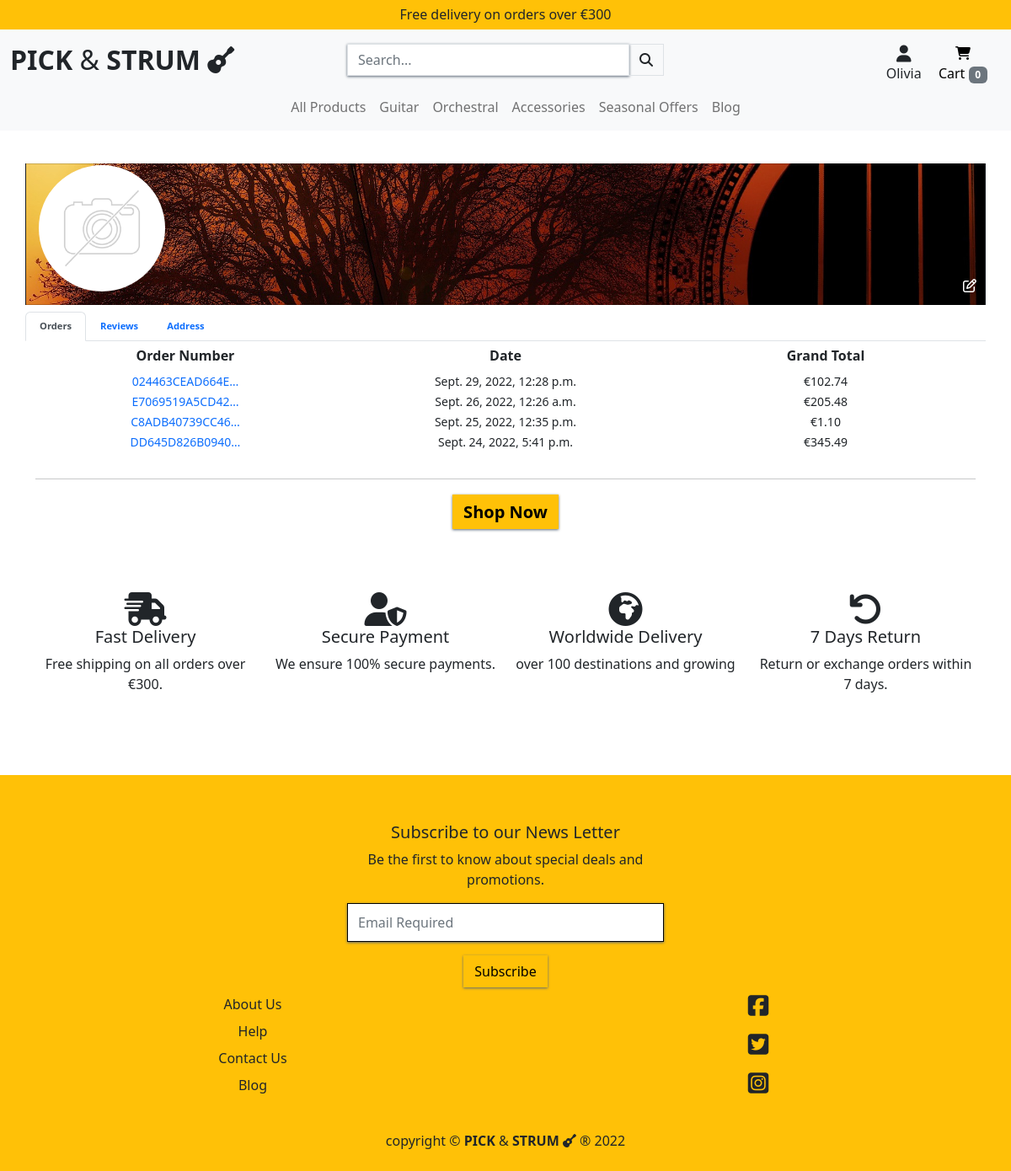
Before: /profile/ (signed in) with the older database file.
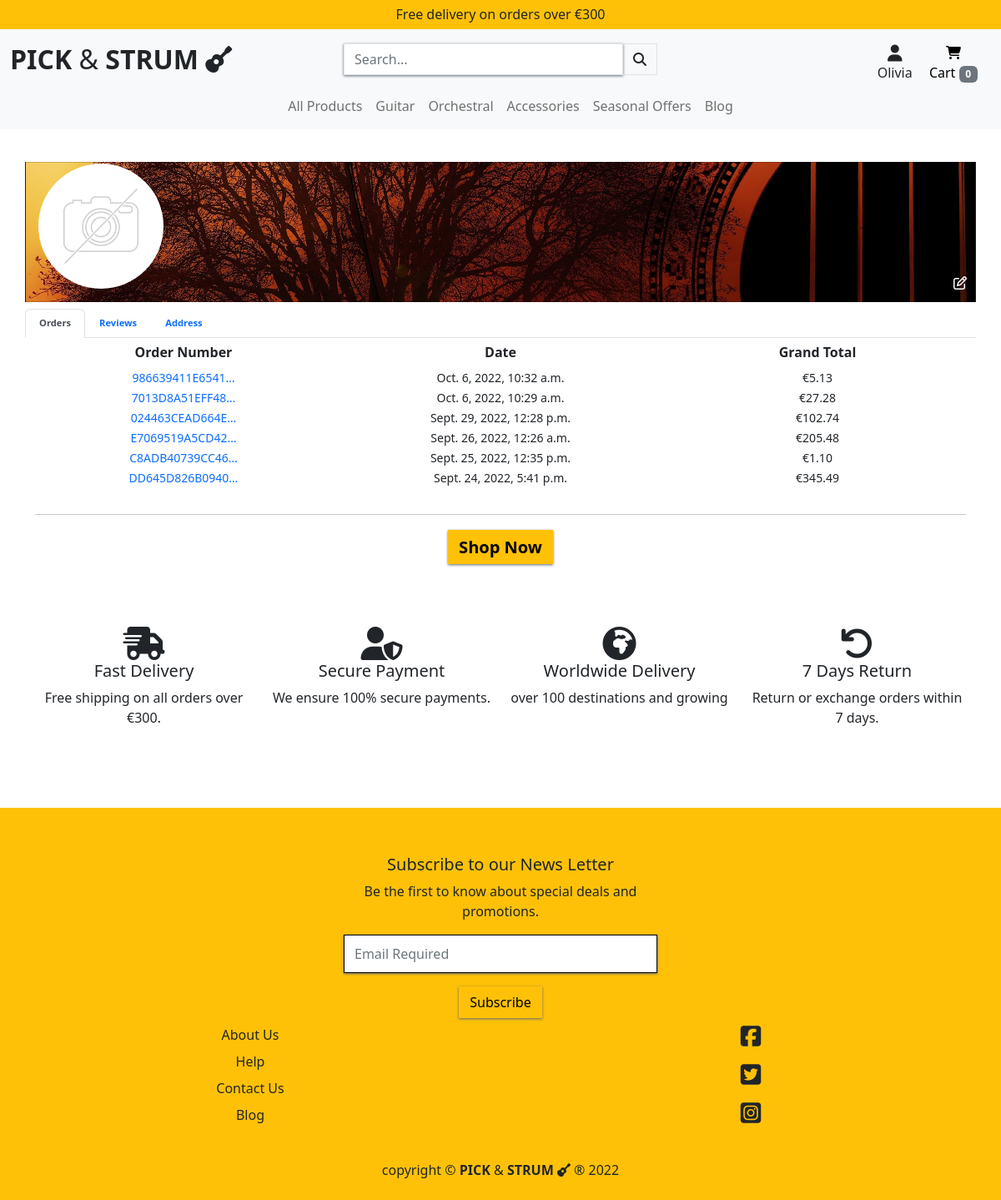
After: the same page with the newer database file.
### checkout/models.py (models this page shows, shortened)
class Order(models.Model):
    user_profile = models.ForeignKey(
        UserProfile, on_delete=models.SET_NULL,
        null=True, blank=True, related_name='orders'
        )
    full_name = models.CharField(max_length=50, null=False, blank=False)
    order_number = models.CharField(max_length=32, null=False, editable=False)
    email = models.EmailField(max_length=254, null=False, blank=False)
    phone_number = models.CharField(max_length=20, null=False, blank=False)
    date = models.DateTimeField(auto_now_add=True)
    street_address1 = models.CharField(max_length=80, null=False, blank=False)
    street_address2 = models.CharField(max_length=80, null=True, blank=True)
    town_or_city = models.CharField(max_length=40, null=False, blank=False)
    postcode = models.CharField(max_length=20, null=True, blank=True)
    county = models.CharField(max_length=80, null=True, blank=True)
    country = CountryField(blank_label='Country *', null=False, blank=False)
    delivery_cost = models.DecimalField(
        max_digits=6, decimal_places=2, null=False, default=0)
    order_total = models.DecimalField(
        max_digits=10, decimal_places=2, null=False, default=0)
    grand_total = models.DecimalField(
        max_digits=10, decimal_places=2, null=False, default=0)
    original_cart = models.TextField(null=False, blank=False, default='')
    stripe_pid = models.CharField(
        max_length=254, null=False, blank=False, default='')

### profiles/views.py (the view)
# urls.py: path('profile/', include('profiles.urls')),
@login_required
def profile(request):
    profile = get_object_or_404(UserProfile, user=request.user)
    reviews = Review.objects.filter(name=request.user)
    image_form = ProfileImageForm(
        request.POST or None,
        request.FILES or None,
        instance=profile
    )
    if image_form.is_valid():
        image_form.save()
        return redirect('profile')
    orders = profile.orders.all().order_by("-date")
    context = {
        'profile': profile,
        'orders': orders,
        'image_form': image_form,
        'reviews': reviews,
        'profile_page': True
    }
    return render(request, 'profiles/profile.html', context)

### profiles/templates/profiles/profile.html (shortened to what this page needs)
{% extends "base.html" %}
{% load static %}
{% block extra_css %}
<link rel="stylesheet" href="{% static 'profiles/css/profile.css' %}">
{% endblock %}
{% block page_header %}
<div class="container header-backspace">
</div>
{% endblock %}
{% block content %}
<div class="container mt-4">
    <div class="row">
            {% if profile.cover_photo == 'Cool' %}
                <div class="card text-bg-dark mb-2 profile-header rounded-0 cool">
            {% elif profile.cover_photo == 'Goth' %}
                <div class="card text-bg-dark mb-2 profile-header rounded-0 goth">
            {% elif profile.cover_photo == 'Serenity' %}
                <div class="card text-bg-dark mb-2 profile-header rounded-0 serenity">
            {% else %}
                <div class="card text-bg-dark mb-2 profile-header rounded-0 rock">
            {% endif %}
                {% if profile.image %}
                <img class="profile-image" src="{{ profile.image.url }}" alt="profile image">
                {% else %}
                <img class="profile-image float-start" src="{{ MEDIA_URL }}noimage.png" alt="profile image not available">
                {% endif %}
            <a class="edit-icon" data-bs-toggle="collapse" href="#pic-edit" role="button" aria-expanded="false"
              aria-controls="edit profile pictures collapse button">
              <i class="far fa-edit text-white"></i>
            </a>
          </div>
      </div>
      <div class="row">
          <ul class="nav nav-tabs mb-2" id="myTab" role="tablist">
            <li class="nav-item" role="presentation">
              <button class="nav-link active text-resp" id="home-tab" data-bs-toggle="tab" data-bs-target="#home"
                type="button" role="tab" aria-controls="home" aria-selected="true">Orders</button>
            </li>
            <li class="nav-item" role="presentation">
              <button class="nav-link text-resp" id="profile-tab" data-bs-toggle="tab" data-bs-target="#profile"
                type="button" role="tab" aria-controls="profile" aria-selected="false">Reviews</button>
            </li>
            <li class="nav-item text-resp" role="presentation">
              <button class="nav-link" id="settings-tab" data-bs-toggle="tab" data-bs-target="#settings" type="button"
                role="tab" aria-controls="settings" aria-selected="false">Address</button>
            </li>
          </ul>
          <div class="tab-content">
            <div class="tab-pane active" id="home" role="tabpanel" aria-labelledby="home-tab" tabindex="0">
              {% if orders %}
              <div class="row d-none d-md-flex text-center">
                <div class="col-md-4"><h6><strong>Order Number</strong></h6></div>
                <div class="col-md-4"><h6><strong>Date</strong></h6></div>
                <div class="col-md-4"><h6><strong>Grand Total</strong></h6></div>
              </div>
              {% for order in orders %}
              <div class="row d-none d-md-flex text-center">
                <div class="col-md-4"><a class="text-decoration-none" href="{% url 'order_history' order.order_number %}" title="{{order.order_number}}">
                  <small>{{order.order_number|truncatechars:15}}</small></a>
                </div>
                <div class="col-md-4"><small>{{ order.date }}</small></div>
                <div class="col-md-4"><small>€{{ order.grand_total }}</small></div>
              </div>
              {% endfor %}
              {% else %}
              <div class="text-center mt-3">
                <h6>Your Order History is currently empty.</h6>
              </div>
              {% endif %}
            </div>
          </div>
        </div>
      </div>
      {% include 'includes/mood_choices.html' %}
      {% include 'includes/trust-stm.html' %}
      {% endblock %}

### templates/base.html (shortened to what this page needs)
{% load static %}
<!DOCTYPE html>
<html lang="en">
  <head>
    {% block corecss %}
        <link href="https://cdn.jsdelivr.net/npm/bootstrap@5.2.1/dist/css/bootstrap.min.css" rel="stylesheet">
        <link rel="stylesheet" href="{% static 'css/base.css' %}">
    {% endblock %}
    {% block extra_css %}
    {% endblock %}
  </head>
  <body>
    <header class="container-fluid fixed-top">
        {% if not on_blog %}
        <div class="row bg-warning py-2">
            <div class="col text-center">
            <h6 class="m-0">Free delivery on orders over €{{ free_delivery_threshold }}</h6>
            </div>
        </div>
        {% endif %}
        <div class="row bg-light d-none d-lg-flex pt-2">
            <div class="col-12 col-lg-4 text-lg-start my-auto py-1 py-lg-0">
            <a href="{% url 'home' %}" class="navbar-brand fs-2">
                <span class="my-0"><strong>PICK </strong>&<strong> STRUM</strong> </span><i class="fas fa-guitar"></i>
            </a>
            </div>
            <div class="col-12 col-lg-4 my-auto py-1 py-lg-0">
            <form action="{% url 'products' %}" method="GET">
                <div class="input-group w-100">
                <input class="form-control border rounded-0" type="text" name="q" placeholder="Search...">
                <div class="input-group-append">
                    <button class="form-control btn border rounded-0" type="submit">
                    <span class="icon">
                        <i class="fas fa-search"></i>
                    </span>
                    </button>
                </div>
                </div>
            </form>
            </div>
            <div class="col-12 col-lg-4 my-auto py-1 py-lg-0">
            <ul class="list-inline list-unstyled text-center text-lg-end my-0 pt-2">
                <li class="list-inline-item dropdown me-3">
                <a class="nav-link" href="#" role="button" id="user-options" data-bs-toggle="dropdown"
                    aria-expanded="false">
                    <div class="text-center">
                    <div><i class="fas fa-user fa-lg"></i></div>
                    {% if request.user.is_authenticated %}
                        <p class="my-0">{{ user.username }}</p>
                    {% else %}
                        <p class="my-0">My Account</p>
                    {% endif %}
                    </div>
                </a>
                </li>
                <li class="list-inline-item me-3">
                <a class="{% if product_count %}text-info font-weight-bold{% else %}text-black{% endif %} nav-link" href="{% url 'view_cart' %}">
                    <div class="text-center">
                        <div><i class="fas fa-shopping-cart"></i></div>
                            {% if product_count %}
                                <p class="my-0">Cart <span class="badge text-bg-secondary">{{ product_count }}</span></p>
                            {% else %}
                                <p class="my-0">Cart <span class="badge text-bg-secondary">0</span></p>
                            {% endif %}
                    </div>
                </a>
                </li>
            </ul>
            </div>
        </div>
    <div class="row">
        <nav class="navbar navbar-expand-lg navbar-light bg-light w-100 p-2">
            {% include 'includes/main-nav.html' %}
        </nav>
    </div>
    </header>
    {% block page_header %}
    {% endblock %}
    {% block content %}
    {% endblock %}
  <footer class="container-fluid bg-warning text-center py-3">
        <div class="row mt-3 justify-content-center">
          <div class="col-12 col-lg-4"></div>
            <div class="col-12 col-md-6 col-lg-4">
                <div id="mc_embed_signup" class="mail-chimp-box">
                  <form
                    action="https://gmail.us14.list-manage.com/subscribe/post?u=2f7dbdbcc9a2cdb4acadbcbc5&amp;id=a6c7c4e7e1&amp;f_id=003a66e3f0"
                    method="post" id="mc-embedded-subscribe-form" name="mc-embedded-subscribe-form" class="validate pt-4"
                    target="_blank" novalidate>
                    <div id="mc_embed_signup_scroll">
                      <h5>Subscribe to our News Letter</h5>
                      <p>Be the first to know about special deals and promotions.  </p>
                      <div class="mc-field-group">
                        <input type="email" value="" name="EMAIL" class="required email form-control" id="mce-EMAIL" required placeholder="Email Required">
                      </div>
                      <div class="optionalParent">
                        <div class="clear foot">
                          <input type="submit" value="Subscribe" name="subscribe" id="mc-embedded-subscribe" class="btn button mt-3">
                        </div>
                      </div>
                    </div>
                  </form>
                </div>
          </div>
          <div class="col-12 col-lg-4"></div>
        </div>
    <div class="row">
        <div class="col-12 col-lg-6">
            <ul class="list-unstyled">
                <li><a class="nav-link pt-2" href="{% url 'about_us' %}">About Us</a></li>
                <li><a class="nav-link pt-2" href="">Help</a></li>
                <li><a class="nav-link pt-2" href="{% url 'contact_us' %}">Contact Us</a></li>
                <li><a class="nav-link pt-2" href="{% url 'blog_home' %}">Blog</a></li>
            </ul>
        </div>
        <div class="col-12 col-lg-6">
            <ul class="list-unstyled d-flex flex-lg-column justify-content-center">
                <li><a class="nav-link p-2" href=""><i class="fab fa-facebook-square fs-3"></i></a></li>
                <li><a class="nav-link p-2" href=""><i class="fab fa-twitter-square fs-3"></i></a></li>
                <li><a class="nav-link p-2" href=""><i class="fab fa-instagram-square fs-3"></i></a></li>
            </ul>
        </div>
    </div>
    <div class="row mt-2">
        <div class="col-12">
            <p class="my-2">copyright &#169; <span class="my-0"><strong>PICK </strong>&<strong> STRUM</strong> </span><i class="fas fa-guitar"></i> &reg; <span
                id="copy-right1"></span>
            </p>
        </div>
    </div>
  </footer>
  </body>
</html>

### templates/includes/main-nav.html (shortened to what this page needs)
    <div class="collapse navbar-collapse" id="navbarTogglerDemo03">
        <ul class="navbar-nav w-auto mx-auto">
            <li class="dropdown">
                <a id="all-products" class="nav-link" data-bs-toggle="dropdown" aria-expanded="false">
                    All Products
                </a>
            </li>
            <li class="dropdown">
                <a id="guitar" class="nav-link" data-bs-toggle="dropdown" aria-expanded="false">
                    Guitar
                </a>
            </li>
            <li class="dropdown">
                <a id="orchestral" class="nav-link" data-bs-toggle="dropdown" aria-expanded="false">
                    Orchestral
                </a>
            </li>
            <li class="dropdown">
                <a id="accessories" class="nav-link" data-bs-toggle="dropdown" aria-expanded="false">
                    Accessories
                </a>
            </li>
            <li class="dropdown">
                <a id="seasonal-offers" class="nav-link" data-bs-toggle="dropdown" aria-expanded="false">
                    Seasonal Offers
                </a>
            </li>
            <li><a class="nav-link" href="{% url 'blog_home' %}">Blog</a></li>
        </ul>
    </div>

### profiles/templates/includes/mood_choices.html
<div class="container text-center mt-2 pt-2">
    <hr class="pb-2">
    {% if profile.cover_photo == 'Cool' %}
    <a class="text-decoration-none fs-5 fancy-btn"
        href="{% url 'products' %}?category=acoustic_guitar,cello,electric_guitar"><strong>Shop Now</strong></a>
    {% elif profile.cover_photo == 'Goth' %}
    <a class="text-decoration-none fs-5 fancy-btn"
        href="{% url 'products' %}?category=bass_guitar,electric_guitar"><strong>Shop Now</strong></a>
    {% elif profile.cover_photo == 'Serenity' %}
    <a class="text-decoration-none fs-5 fancy-btn" href="{% url 'products' %}?category=violin,cello"><strong>Shop Now</strong></a>
    {% else %}
    <a class="text-decoration-none fs-5 fancy-btn"
        href="{% url 'products' %}?category=electric_guitar,bass_guitar"><strong>Shop Now</strong></a>
    {% endif %}
</div>

### templates/includes/trust-stm.html
 <div class="container py-3 my-5">
    <div class="row py-3">
      <div class="col-12 col-lg-3 text-center">
        <i class="fas fa-shipping-fast fs-1"></i>
        <h5>Fast Delivery</h5>
        <p>Free shipping on all orders over €{{ free_delivery_threshold }}.</p>
      </div>
      <div class="col-12 col-lg-3 text-center">
        <i class="fas fa-user-shield fs-1"></i>
        <h5>Secure Payment</h5>
        <p>We ensure 100% secure payments.</p>
      </div>
      <div class="col-12 col-lg-3 text-center">
        <i class="fas fa-globe-africa fs-1"></i>
        <h5>Worldwide Delivery</h5>
        <p>over 100 destinations and growing</p>
      </div>
      <div class="col-12 col-lg-3 text-center">
        <i class="fas fa-undo fs-1"></i>
        <h5>7 Days Return</h5>
        <p>Return or exchange orders within 7 days.</p>
      </div>
    </div>
  </div>

Changed rows visible on the page:
added Order: order_number "986639411E6541…", date "Oct. 6, 2022, 10:32 a.m.", grand_total "5.13"
added Order: order_number "7013D8A51EFF48…", date "Oct. 6, 2022, 10:29 a.m.", grand_total "27.28"
